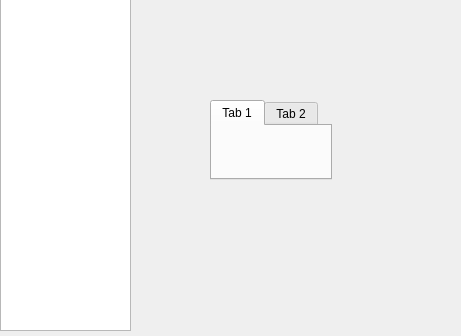
<ui version="4.0" >
 <class>Form</class>
 <widget class="QWidget" name="Form" >
  <property name="geometry" >
   <rect>
    <x>0</x>
    <y>0</y>
    <width>461</width>
    <height>336</height>
   </rect>
  </property>
  <property name="windowTitle" >
   <string>Form</string>
  </property>
  <widget class="QTextEdit" name="textEdit" >
   <property name="geometry" >
    <rect>
     <x>0</x>
     <y>-5</y>
     <width>131</width>
     <height>336</height>
    </rect>
   </property>
  </widget>
  <widget class="QTabWidget" name="tabWidget" >
   <property name="geometry" >
    <rect>
     <x>210</x>
     <y>100</y>
     <width>122</width>
     <height>80</height>
    </rect>
   </property>
   <widget class="QWidget" name="tab" >
    <attribute name="title" >
     <string>Tab 1</string>
    </attribute>
   </widget>
   <widget class="QWidget" name="tab_2" >
    <attribute name="title" >
     <string>Tab 2</string>
    </attribute>
   </widget>
  </widget>
 </widget>
 <resources/>
 <connections/>
</ui>
